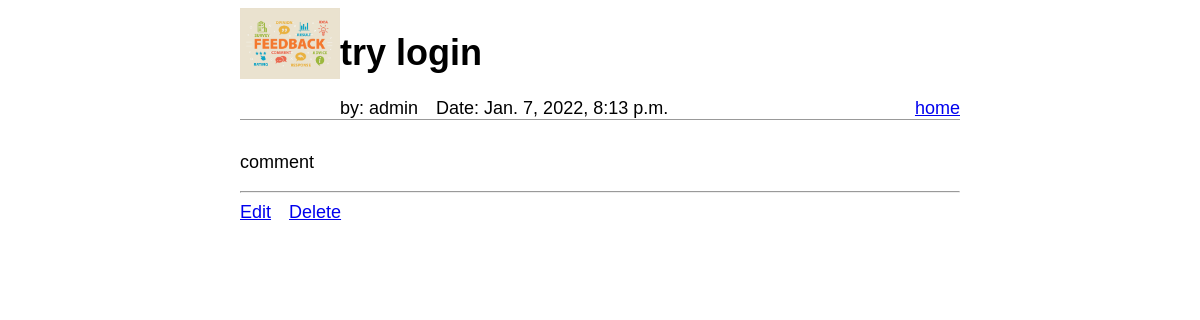
Page /comment/4/ on the committed database.
### QuestionApp/models.py (models this page shows, shortened)
class Comment(models.Model):
    user_name = models.CharField(max_length=50)
    comment_title = models.CharField(max_length=200)
    comment_content = models.TextField()
    comment_date = models.DateTimeField('date&time')

### QuestionApp/views.py (the view)
# urls.py: path('comment/<int:pk>/', CommentDetailView.as_view(), name='comment_detail'),
class CommentDetailView(DetailView):
    model = Comment
    template_name = 'QuestionApp/comment_detail.html'

### QuestionApp/templates/QuestionApp/comment_detail.html
{% extends 'QuestionApp/base.html' %}
{% load static %}
{% block logo %}
    <img class="img1" src="{% static 'QuestionApp/img/feedback.jpg' %}">
{% endblock %}
{% block header_content%}
    <h1>
        {{comment.comment_title}}
    </h1>
    <div class="flex-wrapper">
        <div>by: {{comment.user_name}}</div> &ensp;&ensp;
        <div>Date: {{comment.comment_date}}</div>
    </div>
{% endblock%}
{% block content %}
<p>{{comment.comment_content}}</p>
<hr>
<div class="flex-wrapper">
    <div><a href="{% url 'comment_edit' comment.pk %}">Edit</a></div>&ensp;&ensp;
    <div><a href="{% url 'comment_del' comment.pk%}">Delete</a></div>
</div>
{% endblock %}

### QuestionApp/static/QuestionApp/css/style.css (style rules this page uses)
body { font-family: 'Source Sans Pro', sans-serif; font-size: 18px; margin-left: 20%; margin-right: 20%; }
.img1 { width: 100px; height: auto; float: left; }
.flex-wrapper { display: flex; }

### rows in the picture
Comment: comment_title "try login", user_name "admin", comment_date "Jan. 7, 2022, 8:13 p.m.", comment_content "comment"
